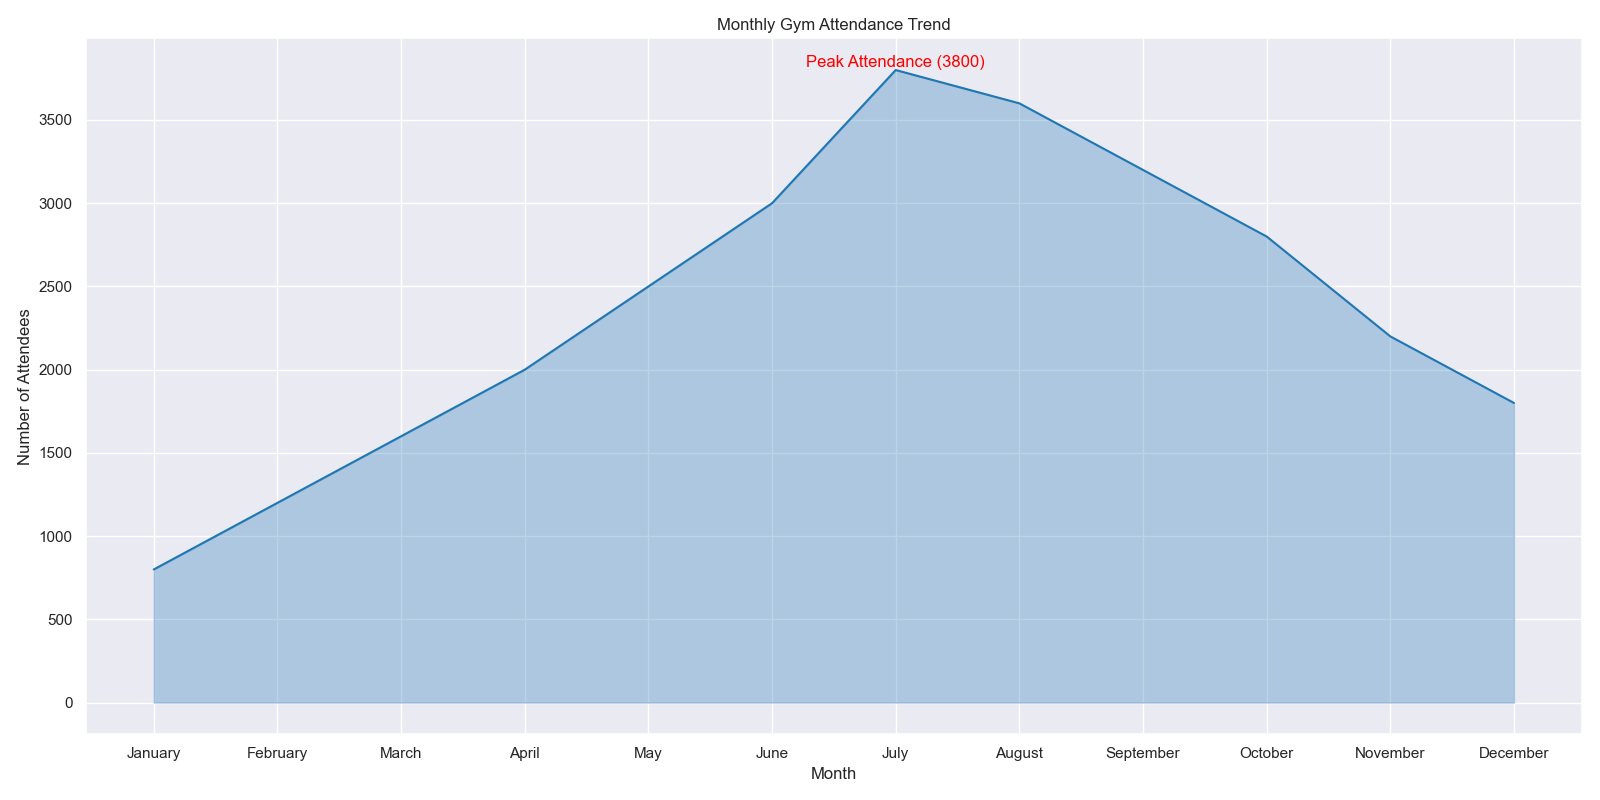

Write Python code to recreate this figure.

import seaborn as sns
import pandas as pd
import matplotlib.pyplot as plt

# Create a DataFrame from the data
data = {
    'Month': ['January', 'February', 'March', 'April', 'May', 'June', 'July', 
              'August', 'September', 'October', 'November', 'December'],
    'Attendance': [800, 1200, 1600, 2000, 2500, 3000, 3800, 3600, 3200, 2800, 2200, 1800]
}
df = pd.DataFrame(data)

# Ensure that the Month column is treated as categorical with the correct order
df['Month'] = pd.Categorical(df['Month'], categories=data['Month'], ordered=True)

# Set the aesthetic style of the plots
sns.set_theme()

# Create the area chart
plt.figure(figsize=(16, 8))
area_chart = sns.lineplot(data=df, x='Month', y='Attendance', sort=False, color='#1f77b4')
area_chart.fill_between(df['Month'], df['Attendance'], alpha=0.3, color='#1f77b4')

# Assign an annotation/text label on the chart for the highest number of visitors
plt.text(x='July', y=3800, s='Peak Attendance (3800)', color='red', va='bottom', ha='center')

# Set chart title and labels
plt.title('Monthly Gym Attendance Trend')
plt.xlabel('Month')
plt.ylabel('Number of Attendees')

# Finalize and show the plot
plt.tight_layout()
plt.show()
